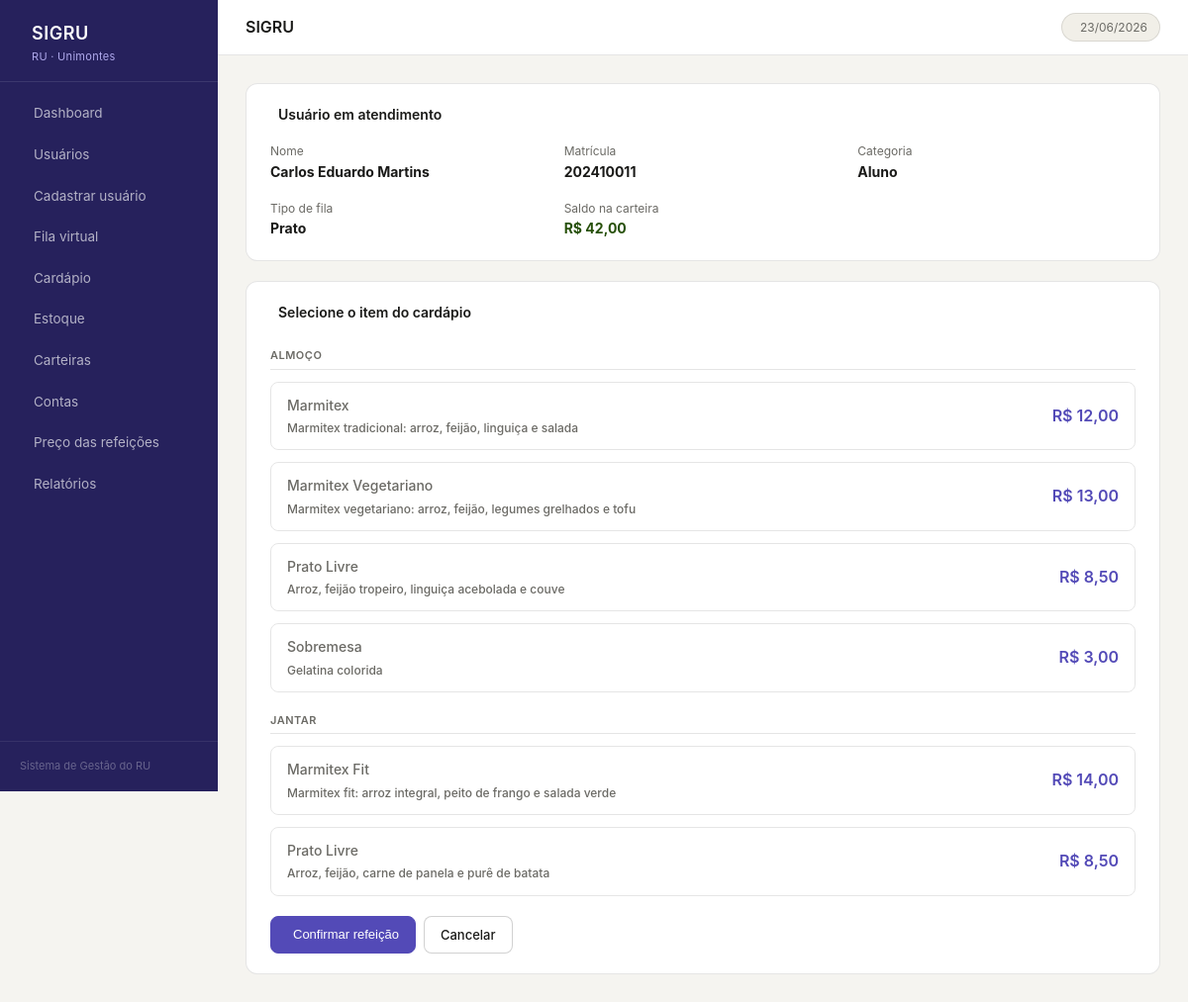
/registrar_refeicao.php?id_fila=6, run on the app's committed database.
### tables this page shows
CREATE TABLE itens_fila (
    id_itens_fila     INT(6) UNSIGNED AUTO_INCREMENT,
    id_usuario        INT(6) UNSIGNED NOT NULL,
    id_fila           INT(6) UNSIGNED NOT NULL,
    horario_inscricao DATETIME NOT NULL,
    situacao          VARCHAR(20) NOT NULL,
    PRIMARY KEY (id_itens_fila),
    CONSTRAINT fk_itensfila_usuario FOREIGN KEY (id_usuario)
        REFERENCES usuario (id_usuario),
    CONSTRAINT fk_itensfila_fila FOREIGN KEY (id_fila)
        REFERENCES fila (id_fila)
);

CREATE TABLE usuario (
    id_usuario    INT(6) UNSIGNED AUTO_INCREMENT,
    matricula     INT(11) UNSIGNED NOT NULL,
    nome_completo VARCHAR(100) NOT NULL,
    id_categoria  INT(3) UNSIGNED NOT NULL,
    id_bairro     INT(6) UNSIGNED NOT NULL,
    endereco      VARCHAR(100) NOT NULL,
    PRIMARY KEY (id_usuario),
    CONSTRAINT fk_usuario_categoria FOREIGN KEY (id_categoria)
        REFERENCES categoria_usuario (id_categoria),
    CONSTRAINT fk_usuario_bairro FOREIGN KEY (id_bairro)
        REFERENCES bairro (id_bairro)
);

CREATE TABLE categoria_usuario (
    id_categoria  INT(3) UNSIGNED AUTO_INCREMENT,
    descricao     VARCHAR(50) NOT NULL,
    PRIMARY KEY (id_categoria)
);

CREATE TABLE fila (
    id_fila    INT(6) UNSIGNED AUTO_INCREMENT,
    tipo_fila  VARCHAR(20) NOT NULL,
    PRIMARY KEY (id_fila)
);

CREATE TABLE carteira_digital (
    id_carteira INT(6) UNSIGNED AUTO_INCREMENT,
    id_usuario  INT(6) UNSIGNED NOT NULL,
    saldo       DECIMAL(8,2) NOT NULL,
    PRIMARY KEY (id_carteira),
    CONSTRAINT fk_carteira_usuario FOREIGN KEY (id_usuario)
        REFERENCES usuario (id_usuario)
);

CREATE TABLE itens_cardapio (
    id_itens_cardapio INT(6) UNSIGNED AUTO_INCREMENT,
    id_cardapio       INT(6) UNSIGNED NOT NULL,
    id_tipo           INT(6) UNSIGNED NOT NULL,
    descricao         VARCHAR(200) NULL,
    PRIMARY KEY (id_itens_cardapio),
    CONSTRAINT fk_itenscardapio_cardapio FOREIGN KEY (id_cardapio)
        REFERENCES cardapio (id_cardapio),
    CONSTRAINT fk_itenscardapio_tipo FOREIGN KEY (id_tipo)
        REFERENCES itens_cardapio_tipo (id_tipo)
);

CREATE TABLE cardapio (
    id_cardapio   INT(6) UNSIGNED AUTO_INCREMENT,
    data_servico  DATETIME NOT NULL,
    turno         VARCHAR(20) NOT NULL,
    PRIMARY KEY (id_cardapio)
);

CREATE TABLE itens_cardapio_tipo (
    id_tipo       INT(6) UNSIGNED AUTO_INCREMENT,
    descricao     VARCHAR(50) NOT NULL,
    PRIMARY KEY (id_tipo)
);

### registrar_refeicao.php (the view, shortened to what this page needs)
<?php
require_once 'includes/header.php';
$conn = getConnection();
$id_fila = (int) ($_GET['id_fila'] ?? 0);
$item = $conn->query("
    SELECT i.id_itens_fila, i.id_usuario,
           u.nome_completo, u.matricula, u.id_categoria,
           cat.descricao AS categoria,
           cd.saldo, cd.id_carteira,
           f.tipo_fila
    FROM itens_fila i
    JOIN usuario u ON u.id_usuario = i.id_usuario
    JOIN categoria_usuario cat ON cat.id_categoria = u.id_categoria
    LEFT JOIN carteira_digital cd ON cd.id_usuario = u.id_usuario
    JOIN fila f ON f.id_fila = i.id_fila
    WHERE i.id_itens_fila = $id_fila
")->fetch_assoc();
$cardapios = $conn->query("
    SELECT ca.id_cardapio, ca.turno, ic.id_itens_cardapio,
           ict.descricao AS tipo_item, ict.id_tipo,
           ic.descricao AS descricao_item,
           COALESCE(v.valor, 0) AS valor
    FROM cardapio ca
    JOIN itens_cardapio ic ON ic.id_cardapio = ca.id_cardapio
    JOIN itens_cardapio_tipo ict ON ict.id_tipo = ic.id_tipo
    LEFT JOIN itens_cardapio_tipo_categorias_valores v
        ON v.id_tipo = ict.id_tipo AND v.id_categoria = {$item['id_categoria']}
    WHERE DATE(ca.data_servico) = CURDATE()
    ORDER BY ca.turno, ict.descricao
");
$sucesso = false;
$saldo_atual = $conn->query("SELECT saldo FROM carteira_digital WHERE id_usuario = {$item['id_usuario']}")->fetch_assoc()['saldo'] ?? 0;
?>
<div class="card">
    <div class="card-title"><i class="ti ti-user"></i> Usuário em atendimento</div>
    <div style="display:grid;grid-template-columns:repeat(3,1fr);gap:1rem">
        <div>
            <div class="text-muted">Nome</div>
            <strong><?= htmlspecialchars($item['nome_completo']) ?></strong>
        </div>
        <div>
            <div class="text-muted">Matrícula</div>
            <strong><?= htmlspecialchars($item['matricula']) ?></strong>
        </div>
        <div>
            <div class="text-muted">Categoria</div>
            <strong><?= htmlspecialchars($item['categoria']) ?></strong>
        </div>
        <div>
            <div class="text-muted">Tipo de fila</div>
            <strong><?= htmlspecialchars($item['tipo_fila']) ?></strong>
        </div>
        <div>
            <div class="text-muted">Saldo na carteira</div>
            <strong style="color:<?= $saldo_atual < 10 ? '#A32D2D' : '#27500A' ?>">
                R$ <?= number_format($saldo_atual, 2, ',', '.') ?>
            </strong>
        </div>
    </div>
</div>
<?php if (!$sucesso): ?>
<div class="card">
    <div class="card-title"><i class="ti ti-tools-kitchen-2"></i> Selecione o item do cardápio</div>
    <?php if ($cardapios->num_rows === 0): ?>
        <div class="alert alert-error">
            <i class="ti ti-alert-circle"></i>
            Nenhum cardápio cadastrado para hoje. Cadastre um cardápio antes de registrar refeições.
        </div>
    <?php else: ?>
    <form method="POST" id="form-refeicao">
        <div style="display:grid;gap:0.75rem;margin-bottom:1.25rem">
            <?php
            $turno_atual = '';
            $cardapios->data_seek(0);
            while ($c = $cardapios->fetch_assoc()):
                if ($c['turno'] !== $turno_atual):
                    $turno_atual = $c['turno'];
            ?>
                <div style="font-size:11px;font-weight:600;text-transform:uppercase;letter-spacing:0.5px;
                            color:var(--text-muted);margin-top:0.5rem;padding-bottom:4px;
                            border-bottom:1px solid var(--border)">
                    <?= htmlspecialchars($turno_atual) ?>
                </div>
            <?php endif; ?>
            <label class="opcao-refeicao" data-id="<?= $c['id_itens_cardapio'] ?>"
                   data-valor="<?= $c['valor'] ?>"
                   data-catval="<?= $c['id_tipo'] ?>"
                   style="display:flex;align-items:center;justify-content:space-between;
                          padding:12px 16px;border:1.5px solid var(--border);border-radius:var(--radius-md);
                          cursor:pointer;transition:border-color 0.15s,background 0.15s">
                <div>
                    <div style="font-weight:500;font-size:14px"><?= htmlspecialchars($c['tipo_item']) ?></div>
                    <?php if ($c['descricao_item']): ?>
                        <div class="text-muted" style="margin-top:2px"><?= htmlspecialchars($c['descricao_item']) ?></div>
                    <?php endif; ?>
                </div>
                <div style="font-size:16px;font-weight:600;color:var(--purple-600)">
                    <?php if ($c['valor'] > 0): ?>
                        R$ <?= number_format($c['valor'], 2, ',', '.') ?>
                    <?php else: ?>
                        <span class="pill pill-amber">Sem preço</span>
                    <?php endif; ?>
                </div>
            </label>
            <?php endwhile; ?>
        </div>
        <div class="flex gap-2">
            <button type="submit" id="btn-confirmar" class="btn btn-primary" disabled>
                <i class="ti ti-check"></i> Confirmar refeição
            </button>
            <a href="fila.php" class="btn btn-secondary">Cancelar</a>
        </div>
    </form>
    <?php endif; ?>
</div>
<?php endif; ?>
<?php
require_once 'includes/footer.php';
?>

### assets/css/style.css (style rules this page uses)
*, *::before, *::after { box-sizing: border-box; margin: 0; padding: 0; }
:root { --purple-50: #EEEDFE; --purple-200: #AFA9EC; --purple-600: #534AB7; --purple-800: #3C3489; --purple-900: #26215C; --teal-50: #E1F5EE; --teal-600: #0F6E56; --teal-800: #085041; --amber-50: #FAEEDA; --amber-600: #854F0B; --amber-800: #633806; --red-50: #FCEBEB; --red-600: #A32D2D; --green-50: #EAF3DE; --green-800: #27500A; --gray-50: #F1EFE8; --gray-100: #D3D1C7; --gray-400: #888780; --gray-800: #444441; --bg: #F5F4F0; --surface: #FFFFFF; --border: rgba(0,0,0,0.10); --border-md: rgba(0,0,0,0.18); --text: #1A1A18; --text-muted:#6B6A65; --radius-md: 8px; --radius-lg: 12px; --sidebar-w: 220px; }
body { font-family: 'Inter', system-ui, -apple-system, sans-serif; background: var(--bg); color: var(--text); font-size: 14px; line-height: 1.6; }
.card { background: var(--surface); border: 1px solid var(--border); border-radius: var(--radius-lg); padding: 1.25rem 1.5rem; margin-bottom: 1.25rem; }
.card-title { font-size: 14px; font-weight: 600; color: var(--text); margin-bottom: 1rem; display: flex; align-items: center; gap: 8px; }
label { font-size: 12px; font-weight: 500; color: var(--text-muted); }
.btn { display: inline-flex; align-items: center; gap: 6px; padding: 8px 16px; border-radius: var(--radius-md); font-size: 13px; font-weight: 500; cursor: pointer; border: 1px solid transparent; text-decoration: none; transition: opacity 0.15s, background 0.15s; }
.btn-primary { background: var(--purple-600); color: #fff; border-color: var(--purple-600); }
.btn-secondary { background: var(--surface); color: var(--text); border-color: var(--border-md); }
.flex { display: flex; }
.gap-2 { gap: 0.5rem; }
.text-muted { color: var(--text-muted); font-size: 12px; }

### data on the page
itens_fila: id_usuario.nome_completo "Carlos Eduardo Martins", id_usuario.matricula "202410011", categoria_usuario.descricao "Aluno", id_fila.tipo_fila "Prato", id_usuario.saldo "42,00"
itens_cardapio: id_cardapio.turno "ALMOÇO", id_tipo.descricao "Marmitex", descricao "Marmitex tradicional: arroz, feijão, linguiça e salada", valor "12,00"
itens_cardapio: id_tipo.descricao "Marmitex Vegetariano", descricao "Marmitex vegetariano: arroz, feijão, legumes grelhados e tofu", valor "13,00"
itens_cardapio: id_tipo.descricao "Prato Livre", descricao "Arroz, feijão tropeiro, linguiça acebolada e couve", valor "8,50"
itens_cardapio: id_tipo.descricao "Sobremesa", descricao "Gelatina colorida", valor "3,00"
itens_cardapio: id_cardapio.turno "JANTAR", id_tipo.descricao "Marmitex Fit", descricao "Marmitex fit: arroz integral, peito de frango e salada verde", valor "14,00"
itens_cardapio: id_tipo.descricao "Prato Livre", descricao "Arroz, feijão, carne de panela e purê de batata", valor "8,50"

### other printed values
$info['label'] "Dashboard"
$info['label'] "Usuários"
$info['label'] "Cadastrar usuário"
$info['label'] "Fila virtual"
$info['label'] "Cardápio"
$info['label'] "Estoque"
$info['label'] "Carteiras"
$info['label'] "Contas"
$info['label'] "Preço das refeições"
$info['label'] "Relatórios"
$page_title "SIGRU"
